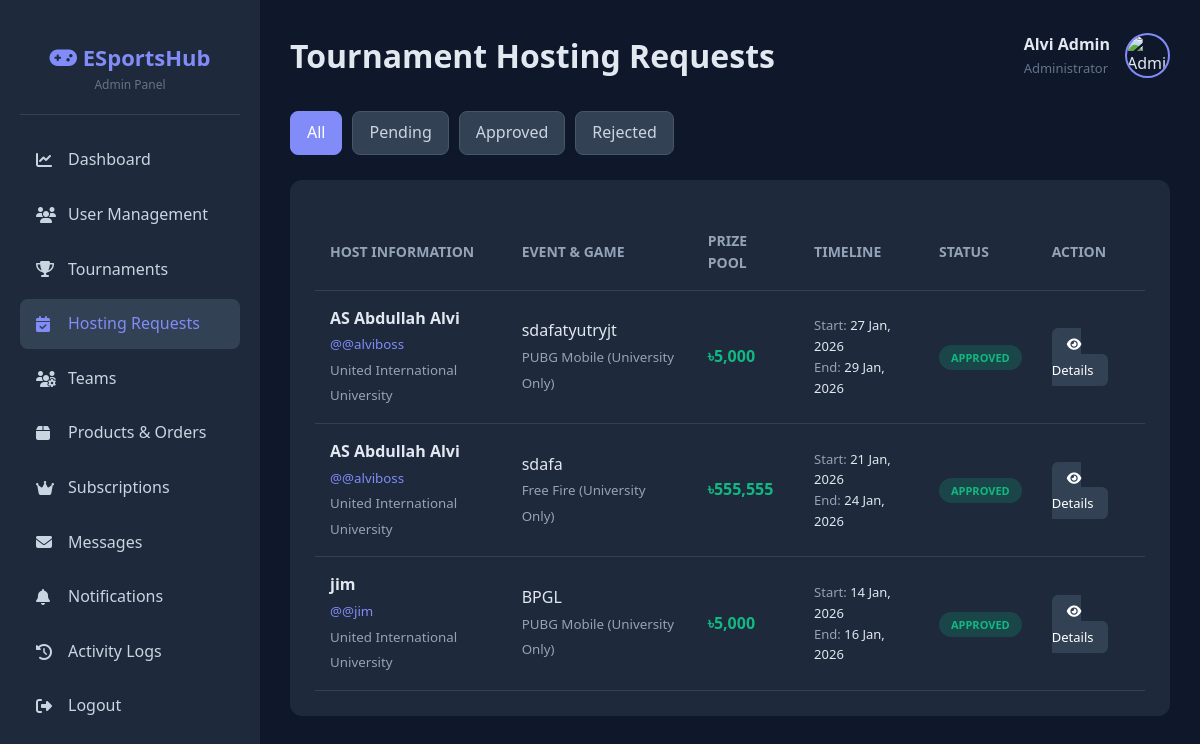
The app's page /admin/hosting.php (signed in) with its own data.
### tables this page shows
CREATE TABLE `hosting_requests` (
  `request_id` int(11) NOT NULL,
  `user_id` int(11) NOT NULL,
  `event_name` varchar(255) NOT NULL,
  `game_category` varchar(100) NOT NULL,
  `event_type` enum('University Only','Open For All') NOT NULL,
  `hosting_university_id` int(11) DEFAULT NULL,
  `expected_participants` int(11) DEFAULT NULL,
  `prize_pool` decimal(12,2) DEFAULT NULL,
  `description` text DEFAULT NULL,
  `rules` text DEFAULT NULL,
  `start_date` date NOT NULL,
  `end_date` date NOT NULL,
  `status` enum('Pending','Approved','Rejected','Modified') DEFAULT 'Pending',
  `admin_notes` text DEFAULT NULL,
  `requested_at` timestamp NOT NULL DEFAULT current_timestamp(),
  `reviewed_at` timestamp NULL DEFAULT NULL,
  `reviewed_by` int(11) DEFAULT NULL
);

CREATE TABLE `users` (
  `user_id` int(11) NOT NULL,
  `full_name` varchar(255) NOT NULL,
  `username` varchar(100) NOT NULL,
  `email` varchar(255) NOT NULL,
  `phone` varchar(20) NOT NULL,
  `password_hash` varchar(255) NOT NULL,
  `gender` enum('Male','Female','Other') NOT NULL,
  `date_of_birth` date NOT NULL,
  `profession` enum('Student','Job Holder','Freelancer','Entrepreneur','Content Creator','None') NOT NULL,
  `role` enum('user','admin','host') DEFAULT 'user',
  `is_active` tinyint(1) DEFAULT 1,
  `profile_image` varchar(255) DEFAULT 'default-avatar.png',
  `terms_agreed` tinyint(1) NOT NULL DEFAULT 1,
  `created_at` timestamp NOT NULL DEFAULT current_timestamp(),
  `last_login` timestamp NULL DEFAULT NULL
);

CREATE TABLE `universities` (
  `university_id` int(11) NOT NULL,
  `university_name` varchar(255) NOT NULL,
  `short_name` varchar(50) DEFAULT NULL,
  `location` varchar(255) DEFAULT NULL,
  `created_at` timestamp NOT NULL DEFAULT current_timestamp()
);

### admin/hosting.php (the view, shortened to what this page needs)
<?php
$conn = getConnection();
$admin_name = $_SESSION['full_name'];
$status = $_GET['status'] ?? '';
$whereSql = '';
$sql = "
    SELECT
        hr.request_id,
        hr.event_name,
        hr.game_category,
        hr.event_type,
        hr.prize_pool,
        hr.start_date,
        hr.end_date,
        hr.status,
        hr.requested_at,
        u.full_name,
        u.username,
        uni.university_name AS university_name
    FROM hosting_requests hr
    INNER JOIN users u ON u.user_id = hr.user_id
    LEFT JOIN student_profiles sp ON sp.user_id = u.user_id
    LEFT JOIN universities uni ON uni.university_id = sp.university_id
    $whereSql
    ORDER BY hr.requested_at DESC
";
$stmt = $conn->prepare($sql);
$stmt->execute();
$requests = $stmt->get_result();
?>
<!DOCTYPE html>
<html lang="en">
<head>
    <link rel="stylesheet" href="../assets/css/style.css">
    <link rel="stylesheet" href="../assets/css/admin.css">
    <link rel="stylesheet" href="https://cdnjs.cloudflare.com/ajax/libs/font-awesome/6.4.0/css/all.min.css">
</head>
<body>
    <div class="admin-layout">
        <aside class="admin-sidebar">
            <div class="admin-logo">
                <h2><i class="fas fa-gamepad"></i> ESportsHub</h2>
                <p style="font-size: 12px; color: #64748b;">Admin Panel</p>
            </div>
            <nav class="admin-nav">
                <a href="dashboard.php"><i class="fas fa-chart-line"></i> Dashboard</a>
                <a href="users.php"><i class="fas fa-users"></i> User Management</a>
                <a href="tournaments.php"><i class="fas fa-trophy"></i> Tournaments</a>
                <a href="hosting.php" class="active"><i class="fas fa-calendar-check"></i> Hosting Requests</a>
                <a href="teams.php"><i class="fas fa-users-gear"></i> Teams</a>
                <a href="products.php"><i class="fas fa-box"></i> Products & Orders</a>
                <a href="subscriptions.php"><i class="fas fa-crown"></i> Subscriptions</a>
                <a href="messages.php"><i class="fas fa-envelope"></i> Messages</a>
                <a href="notifications.php"><i class="fas fa-bell"></i> Notifications</a>
                <a href="logs.php"><i class="fas fa-history"></i> Activity Logs</a>
                <a href="logout.php"><i class="fas fa-sign-out-alt"></i> Logout</a>
            </nav>
        </aside>
        <main class="admin-content">
            <div class="admin-header">
                <h1>Tournament Hosting Requests</h1>
                <div class="admin-user">
                    <div>
                        <div style="font-weight: 600;"><?php echo htmlspecialchars($admin_name); ?></div>
                        <div style="font-size: 13px; color: #64748b;">Administrator</div>
                    </div>
                    <img src="../assets/images/default-avatar.png" alt="Admin">
                </div>
            </div>
            <div class="filter-bar">
                <a href="hosting.php" class="btn-filter <?= !$status ? 'active' : '' ?>">All</a>
                <a href="?status=Pending" class="btn-filter <?= $status === 'Pending' ? 'active' : '' ?>">Pending</a>
                <a href="?status=Approved" class="btn-filter <?= $status === 'Approved' ? 'active' : '' ?>">Approved</a>
                <a href="?status=Rejected" class="btn-filter <?= $status === 'Rejected' ? 'active' : '' ?>">Rejected</a>
            </div>
            <div class="table-container">
                <table>
                    <thead>
                        <tr>
                            <th>Host Information</th>
                            <th>Event & Game</th>
                            <th>Prize Pool</th>
                            <th>Timeline</th>
                            <th>Status</th>
                            <th>Action</th>
                        </tr>
                    </thead>
                    <tbody>
                        <?php while ($r = $requests->fetch_assoc()): ?>
                            <tr>
                                <td>
                                    <strong><?= htmlspecialchars($r['full_name']) ?></strong><br>
                                    <small style="color: #818cf8;">@<?= htmlspecialchars($r['username']) ?></small><br>
                                    <small style="color: #94a3b8;"><?= htmlspecialchars($r['university_name'] ?? 'General User') ?></small>
                                </td>
                                <td>
                                    <?= htmlspecialchars($r['event_name']) ?><br>
                                    <small style="color: #94a3b8;"><?= htmlspecialchars($r['game_category']) ?> (<?= htmlspecialchars($r['event_type']) ?>)</small>
                                </td>
                                <td><strong style="color: #10b981;">৳<?= number_format($r['prize_pool']) ?></strong></td>
                                <td>
                                    <div style="font-size: 13px;">
                                        <span style="color: #94a3b8;">Start:</span> <?= date('d M, Y', strtotime($r['start_date'])) ?><br>
                                        <span style="color: #94a3b8;">End:</span> <?= date('d M, Y', strtotime($r['end_date'])) ?>
                                    </div>
                                </td>
                                <td>
                                    <span class="badge <?= strtolower($r['status']) ?>">
                                        <?= htmlspecialchars($r['status']) ?>
                                    </span>
                                </td>
                                <td>
                                    <a href="view_request.php?id=<?= (int)$r['request_id'] ?>" class="btn-view">
                                        <i class="fas fa-eye"></i> Details
                                    </a>
                                </td>
                            </tr>
                        <?php endwhile; ?>
                    </tbody>
                </table>
            </div>
        </main>
    </div>
</body>
</html>

### assets/css/style.css (style rules this page uses)
* { margin: 0; padding: 0; box-sizing: border-box; }
:root { --primary-color: #6366f1; --primary-dark: #4f46e5; --secondary-color: #8b5cf6; --accent-color: #ec4899; --bg-color: #0f172a; --bg-light: #1e293b; --text-color: #e2e8f0; --text-muted: #94a3b8; --white: #ffffff; --success: #10b981; --warning: #f59e0b; --danger: #ef4444; --border-color: #334155; --shadow: 0 10px 30px rgba(0, 0, 0, 0.3); --shadow-lg: 0 20px 60px rgba(0, 0, 0, 0.4); }
body { font-family: 'Inter', -apple-system, BlinkMacSystemFont, 'Segoe UI', Roboto, sans-serif; background: linear-gradient(135deg, #0f172a 0%, #1e293b 100%); color: var(--text-color); line-height: 1.6; overflow-x: hidden; }

### assets/css/admin.css (style rules this page uses)
.filter-bar { display: flex; gap: 1rem; margin-bottom: 1.5rem; flex-wrap: wrap; }

### admin/hosting.php (style rules this page uses)
* { margin: 0; padding: 0; box-sizing: border-box; }
body { font-family: 'Segoe UI', Tahoma, Geneva, Verdana, sans-serif; background: #0f172a; color: #e2e8f0; }
.admin-layout { display: flex; min-height: 100vh; }
.admin-sidebar { width: 260px; background: #1e293b; padding: 20px; position: fixed; height: 100vh; overflow-y: auto; }
.admin-logo { text-align: center; padding: 20px 0; border-bottom: 1px solid #334155; margin-bottom: 20px; }
.admin-logo h2 { color: #818cf8; font-size: 22px; }
.admin-nav a { display: flex; align-items: center; padding: 12px 16px; color: #cbd5e1; text-decoration: none; border-radius: 8px; margin-bottom: 5px; transition: all 0.3s; }
.admin-nav a:hover, .admin-nav a.active { background: #334155; color: #818cf8; }
.admin-nav a i { margin-right: 12px; width: 20px; }
.admin-content { margin-left: 260px; flex: 1; padding: 30px; }
.admin-header { display: flex; justify-content: space-between; align-items: center; margin-bottom: 30px; }
.admin-user { display: flex; align-items: center; gap: 15px; }
.admin-user img { width: 45px; height: 45px; border-radius: 50%; border: 2px solid #818cf8; }
.table-container { background: #1e293b; padding: 25px; border-radius: 12px; }
.filter-bar { margin-bottom: 25px; display: flex; gap: 10px; }
.btn-filter { padding: 8px 16px; border-radius: 8px; text-decoration: none; background: #334155; color: #cbd5e1; border: 1px solid #475569; transition: 0.3s; }
.btn-filter.active { background: #818cf8; color: #fff; border-color: #818cf8; }
table { width: 100%; border-collapse: collapse; margin-top: 10px; }
th, td { padding: 15px; text-align: left; border-bottom: 1px solid #334155; }
th { color: #94a3b8; font-size: 14px; text-transform: uppercase; }
.badge { padding: 5px 12px; border-radius: 20px; font-size: 11px; font-weight: bold; text-transform: uppercase; }
.badge.approved { background: rgba(16, 185, 129, 0.2); color: #10b981; }
.btn-view { background: #334155; color: #fff; padding: 7px 15px; border-radius: 6px; text-decoration: none; font-size: 13px; transition: 0.3s; }

### records on screen
hosting_requests: user.full_name "AS Abdullah Alvi", user.username "@alviboss", hosting_university.university_name "United International University", event_name "sdafatyutryjt", game_category "PUBG Mobile", event_type "University Only", prize_pool "5,000", start_date "27 Jan, 2026", end_date "29 Jan, 2026", status "APPROVED"
hosting_requests: user.full_name "AS Abdullah Alvi", user.username "@alviboss", hosting_university.university_name "United International University", event_name "sdafa", game_category "Free Fire", event_type "University Only", prize_pool "555,555", start_date "21 Jan, 2026", end_date "24 Jan, 2026", status "APPROVED"
hosting_requests: user.full_name "jim", user.username "@jim", hosting_university.university_name "United International University", event_name "BPGL", game_category "PUBG Mobile", event_type "University Only", prize_pool "5,000", start_date "14 Jan, 2026", end_date "16 Jan, 2026", status "APPROVED"

### other values on screen
$admin_name "Alvi Admin"
